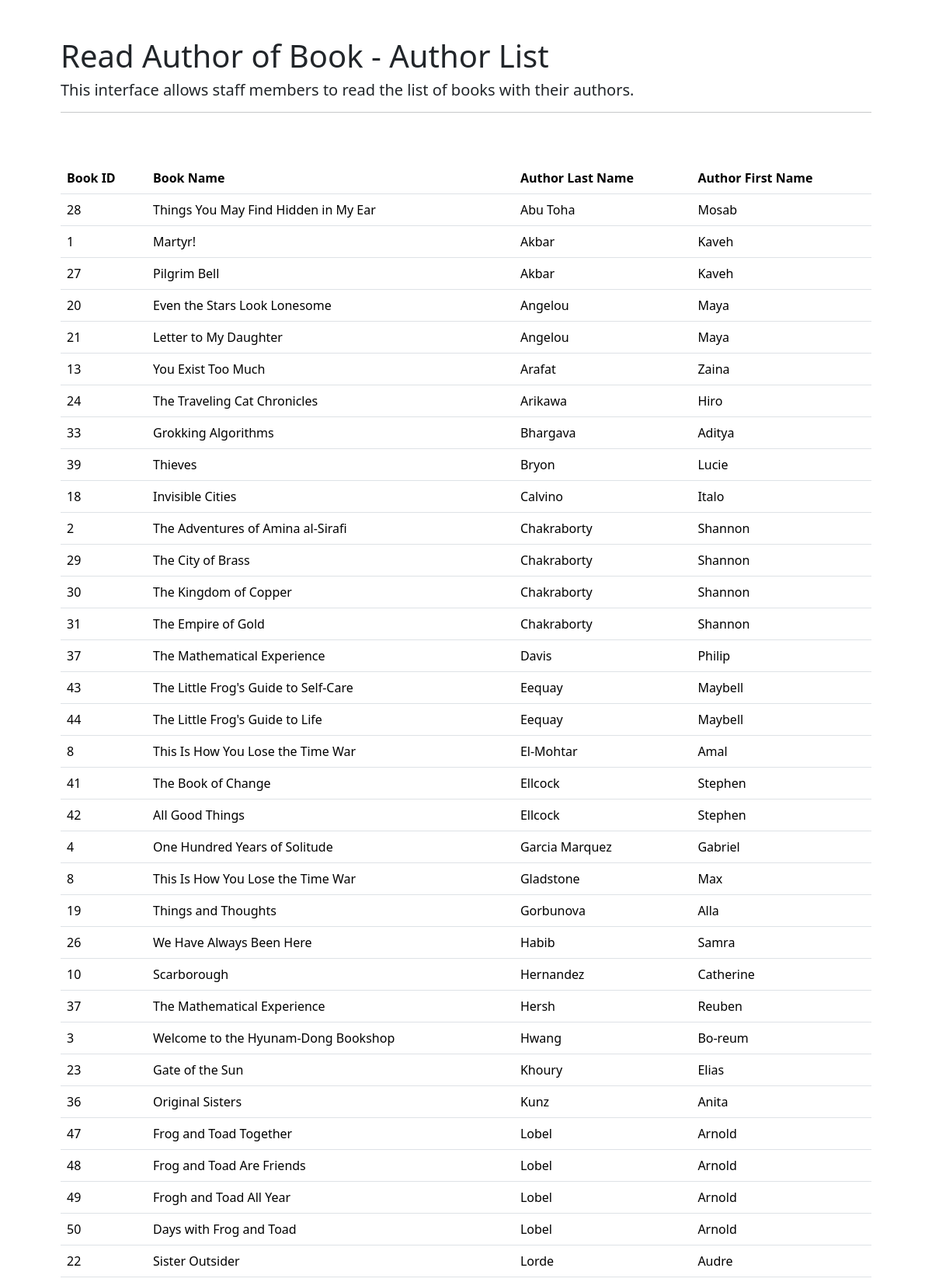
Page /final_project/additional/bookstore_author.php (upper part) on the committed database.
### tables this page shows
CREATE TABLE book (
  book_id INT NOT NULL,
  book_name VARCHAR(200) NOT NULL,
  book_quantity INT,
  book_price DOUBLE,
  book_isbn VARCHAR(15),
  book_pub_date DATE,
  PRIMARY KEY (book_id)
);

CREATE TABLE author (
  author_id INT NOT NULL,
  author_lname VARCHAR(40) NOT NULL,
  author_initial VARCHAR(5),
  author_fname VARCHAR(40) NOT NULL,
  PRIMARY KEY (author_id)
);

### final_project/additional/bookstore_author.php (the view, shortened to what this page needs)
<?php
require_once '../connect.php';
$q1 = "SELECT book_id, book_name, author_lname, author_fname FROM book
INNER JOIN book_author ON book_author.fk_book_id = book.book_id
INNER join author ON book_author.fk_author_id = author.author_id
ORDER BY author_lname";
$stmt = $conn->prepare($q1);
$stmt->execute($i);
?>
<!DOCTYPE HTML>
<html>
    <head>
         <link href="https://cdn.jsdelivr.net/npm/bootstrap@5.3.8/dist/css/bootstrap.min.css" rel="stylesheet">
    </head>
    <body>
    <div class="container p-5">
        <h1>Read Author of Book - Author List</h1>
        <h5>This interface allows staff members to read the list of books with their authors.</h5>
        <hr/>
        <br><br>
        <table class="table">
                <thead>
                    <tr>
                    <th>Book ID</th>
                    <th>Book Name</th>
                    <th>Author Last Name</th>
                    <th>Author First Name</th>
                    </tr>
                </thead>
                <tbody>
                <?php
                    while($book_author = $stmt->fetch(PDO::FETCH_ASSOC)) { ?>
                    <tr>
                        <td><?php echo $book_author["book_id"];?></td>
                        <td><?php echo $book_author["book_name"];?></td>
                        <td><?php echo $book_author["author_lname"];?></td>
                        <td><?php echo $book_author["author_fname"];?></td>
                    </tr>
                <?php
                    } ?>
                </tbody>
                </table>
    </div>
    </body>
</html>

### rows in the picture
book: book_id "28", book_name "Things You May Find Hidden in My Ear", author.author_lname "Abu Toha", author.author_fname "Mosab"
book: book_id "1", book_name "Martyr!", author.author_lname "Akbar", author.author_fname "Kaveh"
book: book_id "27", book_name "Pilgrim Bell", author.author_lname "Akbar", author.author_fname "Kaveh"
book: book_id "20", book_name "Even the Stars Look Lonesome", author.author_lname "Angelou", author.author_fname "Maya"
book: book_id "21", book_name "Letter to My Daughter", author.author_lname "Angelou", author.author_fname "Maya"
book: book_id "13", book_name "You Exist Too Much", author.author_lname "Arafat", author.author_fname "Zaina"
book: book_id "24", book_name "The Traveling Cat Chronicles", author.author_lname "Arikawa", author.author_fname "Hiro"
book: book_id "33", book_name "Grokking Algorithms", author.author_lname "Bhargava", author.author_fname "Aditya"
book: book_id "39", book_name "Thieves", author.author_lname "Bryon", author.author_fname "Lucie"
book: book_id "18", book_name "Invisible Cities", author.author_lname "Calvino", author.author_fname "Italo"
book: book_id "2", book_name "The Adventures of Amina al-Sirafi", author.author_lname "Chakraborty", author.author_fname "Shannon"
book: book_id "29", book_name "The City of Brass", author.author_lname "Chakraborty", author.author_fname "Shannon"
book: book_id "30", book_name "The Kingdom of Copper", author.author_lname "Chakraborty", author.author_fname "Shannon"
book: book_id "31", book_name "The Empire of Gold", author.author_lname "Chakraborty", author.author_fname "Shannon"
book: book_id "37", book_name "The Mathematical Experience", author.author_lname "Davis", author.author_fname "Philip", author.author_lname "Hersh", author.author_fname "Reuben"
book: book_id "43", book_name "The Little Frog's Guide to Self-Care", author.author_lname "Eequay", author.author_fname "Maybell"
book: book_id "44", book_name "The Little Frog's Guide to Life", author.author_lname "Eequay", author.author_fname "Maybell"
book: book_id "8", book_name "This Is How You Lose the Time War", author.author_lname "El-Mohtar", author.author_fname "Amal", author.author_lname "Gladstone", author.author_fname "Max"
book: book_id "41", book_name "The Book of Change", author.author_lname "Ellcock", author.author_fname "Stephen"
book: book_id "42", book_name "All Good Things", author.author_lname "Ellcock", author.author_fname "Stephen"
book: book_id "4", book_name "One Hundred Years of Solitude", author.author_lname "Garcia Marquez", author.author_fname "Gabriel"
book: book_id "19", book_name "Things and Thoughts", author.author_lname "Gorbunova", author.author_fname "Alla"
book: book_id "26", book_name "We Have Always Been Here", author.author_lname "Habib", author.author_fname "Samra"
book: book_id "10", book_name "Scarborough", author.author_lname "Hernandez", author.author_fname "Catherine"
book: book_id "3", book_name "Welcome to the Hyunam-Dong Bookshop", author.author_lname "Hwang", author.author_fname "Bo-reum"
book: book_id "23", book_name "Gate of the Sun", author.author_lname "Khoury", author.author_fname "Elias"
book: book_id "36", book_name "Original Sisters", author.author_lname "Kunz", author.author_fname "Anita"
book: book_id "47", book_name "Frog and Toad Together", author.author_lname "Lobel", author.author_fname "Arnold"
book: book_id "48", book_name "Frog and Toad Are Friends", author.author_lname "Lobel", author.author_fname "Arnold"
book: book_id "49", book_name "Frogh and Toad All Year", author.author_lname "Lobel", author.author_fname "Arnold"
book: book_id "50", book_name "Days with Frog and Toad", author.author_lname "Lobel", author.author_fname "Arnold"
book: book_id "22", book_name "Sister Outsider", author.author_lname "Lorde", author.author_fname "Audre"
